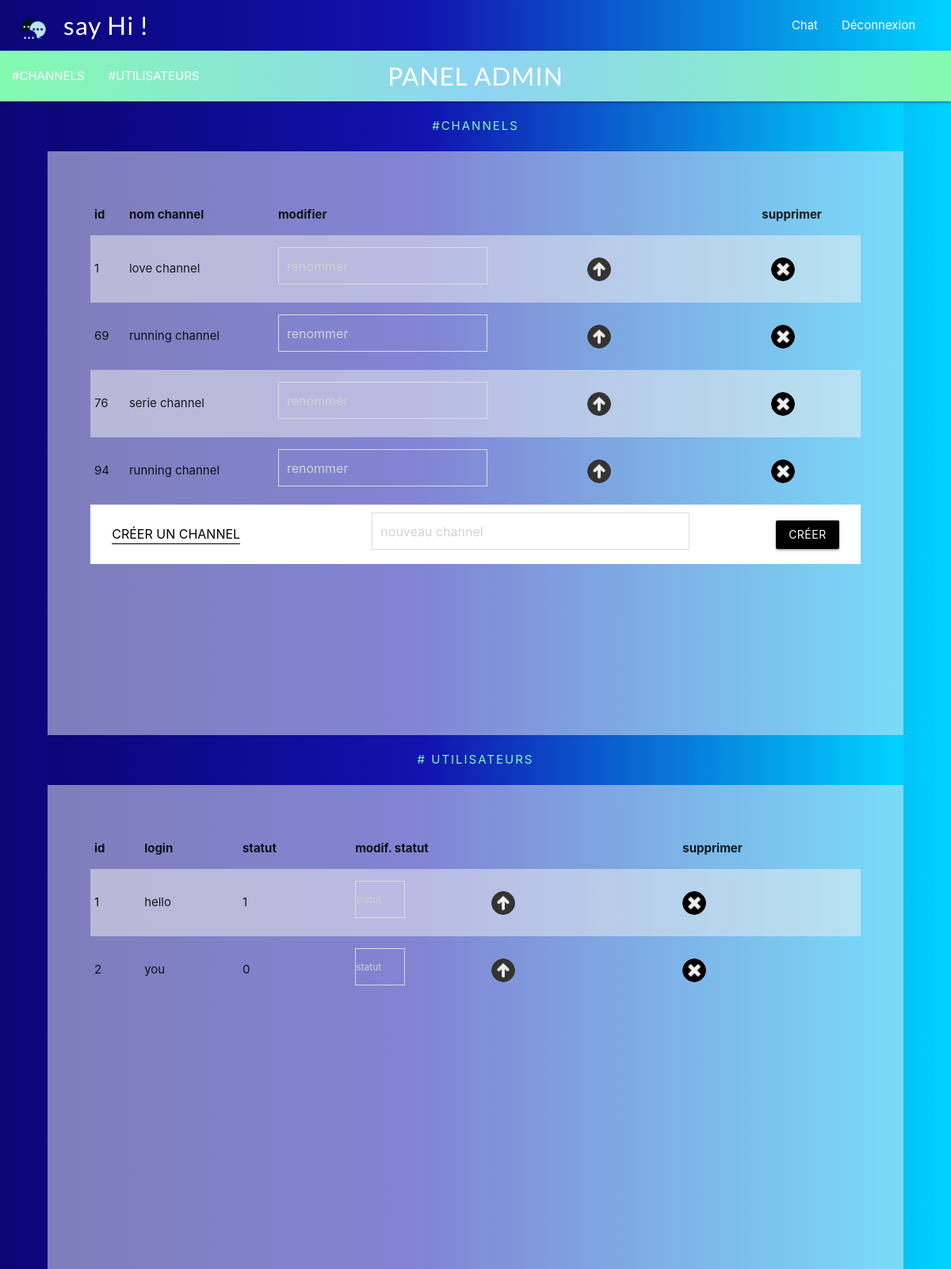
The page /admin.php (signed in, upper part) on the database as committed earlier.
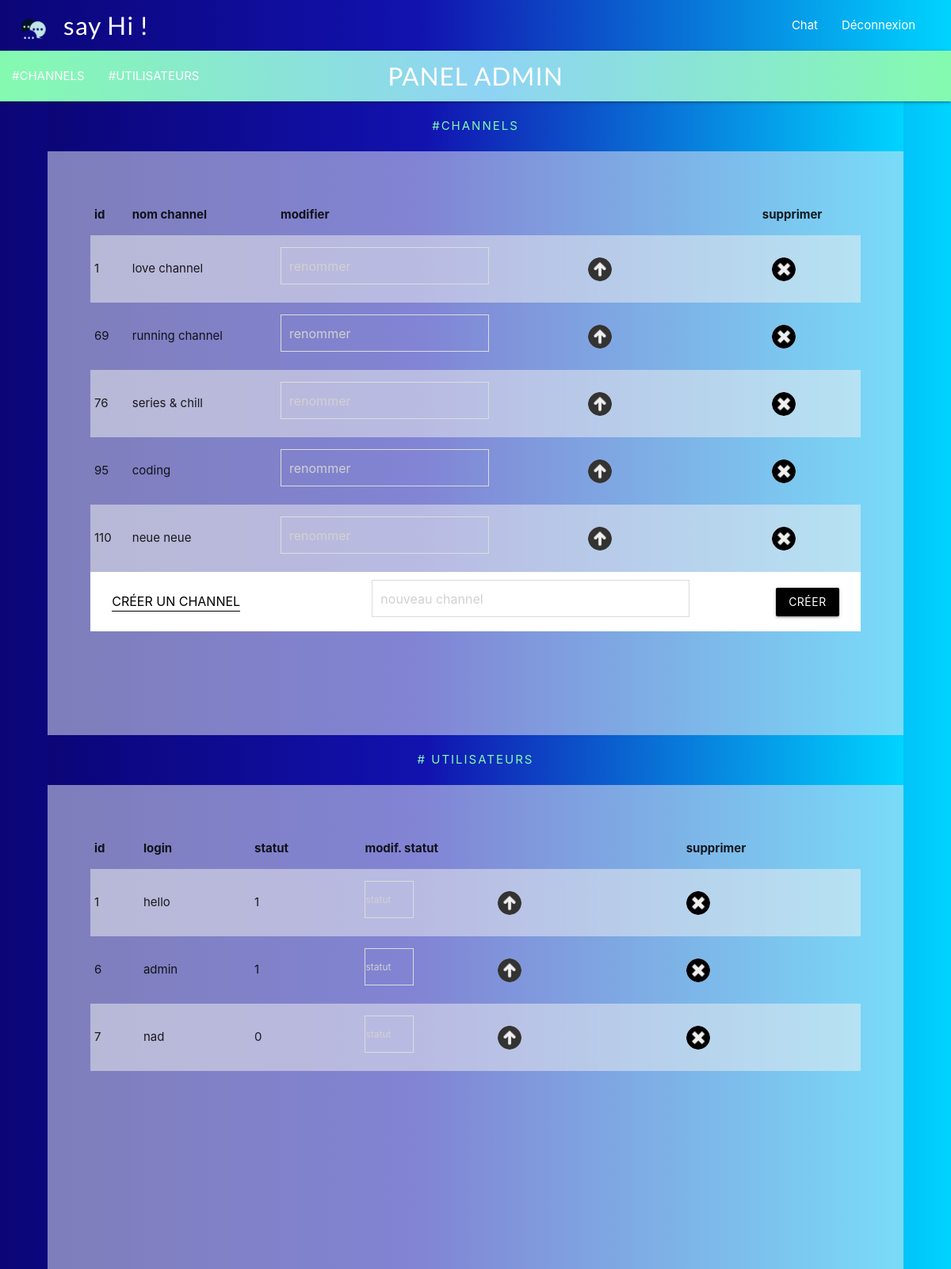
The same page on the database as committed later.
### tables this page shows
CREATE TABLE `canaux` (
  `id_channel` int(11) NOT NULL,
  `name_channel` varchar(50) NOT NULL,
  `status_channel` int(11) NOT NULL DEFAULT '0'
);

CREATE TABLE `utilisateurs` (
  `id` int(11) NOT NULL,
  `login` varchar(255) NOT NULL,
  `password` varchar(255) NOT NULL,
  `email` varchar(255) NOT NULL,
  `avatar` varchar(255) NOT NULL DEFAULT 'img/default_profile.png',
  `droits` int(11) NOT NULL DEFAULT '0'
);

### includes/header.php (called while the page is built, shortened)
<?php
    require 'class/channel_class.php';
    $db = new DB();
    $channel = new Channel($db);
    if ($page_selected = 'admin'){
        require 'class/admin_class.php';
    }
    $title_channel = $channel->channel();
?>

### class/channel_class.php (called while the page is built, shortened)
<?php
class Channel{
public $db;
public function __construct($db)
{
	$this->db = $db;
}
public function channel()
    {
        $connexion = $this->db->connectDb();
        $q = $connexion->prepare("SELECT * FROM canaux");
        $q->execute();
		$channel = $q->fetchAll();
		return $channel;
	}
}
?>

### class/admin_class.php (called while the page is built, shortened)
<?php
class Admin{
public $db;
public function __construct($db)
	{
	$this->db = $db;
	}
public function all_users()
    {
        $connexion = $this->db->connectDb();
        $q = $connexion->prepare("SELECT * FROM utilisateurs");
        $q->execute();
		$users = $q->fetchAll();
		return $users;
}
}
?>

### admin.php (the view, shortened to what the changed rows need)
<!DOCTYPE html>
<html>
<head>
    <link rel="stylesheet" href="https://use.fontawesome.com/releases/v5.3.1/css/all.css">
    <link rel="stylesheet" type="text/css" href="css/style.css">
    <link rel="stylesheet" type="text/css" href="css/style-admin.css">
    <link rel="stylesheet" href="https://cdnjs.cloudflare.com/ajax/libs/materialize/1.0.0/css/materialize.min.css">
</head>
<body>
    <?php
    include("includes/header.php");
    $list_users = $admin->all_users();
    $list_channels = $channel->channel();
   ?>
<main>
    <?php if(isset ($_SESSION['user']) && ($_SESSION['user']['droits'] == 1)){ ?>
        <section class="pg_section" id="channels" >
        <table class="striped table_channel channel_tab">
			<thead>
			    <tr>
                    <th>id</td>
				    <th>nom channel</td>
                    <th>modifier</td>
                    <th>supprimer</td>
			    </tr>
            </thead>
            <tbody class="channel_body">
                <?php foreach ($list_channels as $channel){
                $id_channel = $channel['id_channel'];
                $name_channel = $channel['name_channel'];
                ?>
                <tr id="chan<?php echo $id_channel;?>">
                    <td><?= $id_channel?></td>
                    <td id="name_channel<?php echo $id_channel;?>"><?= $name_channel?></td>
                    <td>
                        <form class="rename" action="" method="POST">
                            <input type="text" id="rename_channel<?php echo $id_channel;?>" name="rename_channel" placeholder="renommer" size="30">
                            <button type="submit" id="rename_button" name="rename" value='<?= $id_channel ?>'></button>
                        </form>
                    </td>
                        <td>
                            <form class="delete_form" method='post' action =''>
                                <input class='deletebutton' id='<?= $id_channel ?>' type='submit' value='<?= $id_channel ?>' name='delete1'>
                            </form>
                        </td>
                    </tr>
                <?php };?>
                </tbody>
            </table>
    </section>
    <section class="pg_section" id="users">
        <table class="striped table_channel">
			<thead>
			    <tr>
                    <th>id</td>
                    <th>login</td>
                    <th>statut</td>
                    <th>modif. statut</td>
                    <th>supprimer</td>
			    </tr>
            </thead>
            <tbody>
                <?php
                    foreach ($list_users as $users){
                        $id_user = $users['id'];
                        $login = $users['login'];
                        $status = $users['droits'];
                ?>
                <tr id="row<?php echo $id_user;?>">
                    <td><?= $id_user?></td>
                    <td><?= $login?></td>
                    <td id="status<?php echo $id_user;?>"><?= $status?></td>
                    <td>
                        <form class="user" action="" method="POST">
                            <input type="text" id="change_status<?= $id_user;?>" name="change_status" placeholder="statut" size="10"/>
                            <button type="submit" id="submit_status" name="submit_status" value='<?= $id_user ?>'></button>
                        </form>
                    </td>
                    <td>
                        <form class="delete_user" action="" method='POST'>
                            <input type='submit' value='<?= $id_user ?>' id='<?= $id_user ?>' name='delete2' class='deletebutton'/>
                        </form>
                    </td>
                </tr>
                <?php };?>
            </tbody>
        </table>
    </section>
    <?php }; ?>
</main>
</body>
</html>

Rows that differ between the two databases and show on the page:
removed canaux: id_channel "94", name_channel "running channel", delete1 "94"
removed utilisateurs: id "2", login "you", droits "0", delete2 "2"
changed canaux id 76: name_channel "serie channel" → "series & chill"
added canaux: id_channel "95", name_channel "coding", delete1 "95"
added canaux: id_channel "110", name_channel "neue neue", delete1 "110"
added utilisateurs: id "6", login "admin", droits "1", delete2 "6"
added utilisateurs: id "7", login "nad", droits "0", delete2 "7"
